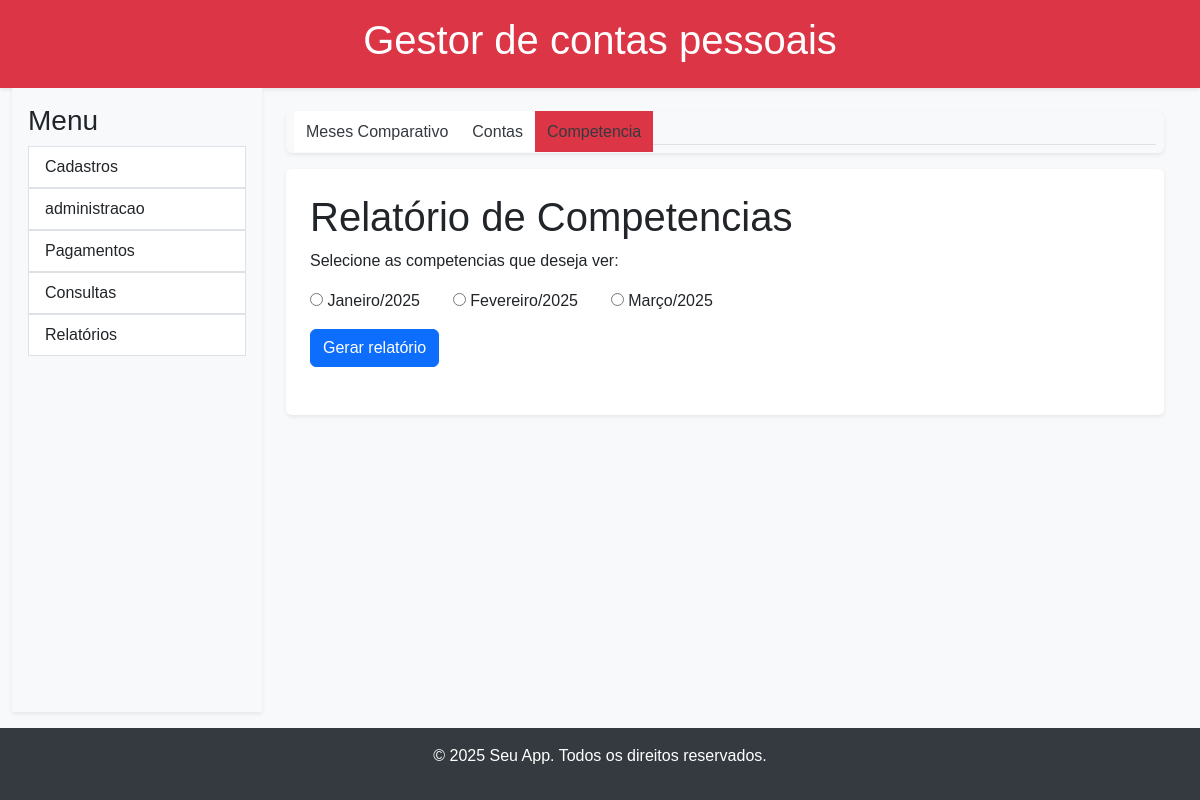
/relatorio_competencia/, run on the app's committed database.
### app/gestor_contas/models.py (models this page shows, shortened)
class Submenu(models.Model):
    nome = models.CharField(max_length=100)
    url = models.CharField(max_length=100)
    icone = models.CharField(max_length=50)
    pagina = models.CharField(max_length=100)

class Competencia(models.Model):
    MESES_DO_ANO = [
        ('1', 'Janeiro'),
        ('2', 'Fevereiro'),
        ('3', 'Março'),
        ('4', 'Abril'),
        ('5', 'Maio'),
        ('6', 'Junho'),
        ('7', 'Julho'),
        ('8', 'Agosto'),
        ('9', 'Setembro'),
        ('10', 'Outubro'),
        ('11', 'Novembro'),
        ('12', 'Dezembro'),
    ]
    mes = models.CharField(max_length=2, choices=MESES_DO_ANO)
    ano = models.IntegerField()
    ativa = models.BooleanField(default=True)
    total_pago = models.DecimalField(max_digits=12, decimal_places=2, default=0.00)
    observacoes = models.TextField(null=True, blank=True)
    class Meta:
        unique_together = ('mes', 'ano')  # Garante que não haja duplicidade de mês/ano
        ordering = ['ano', 'mes']  # Ordena por ano e depois por mês
    def __str__(self):
        return f'{self.get_mes_display()}/{self.ano}'

### app/gestor_contas/views.py (the view)
# urls.py: path('relatorio_competencia/', views.relatorio_competencia, name='relatorio_competencia'),
def relatorio_competencia(request):
    if request.method == 'POST':
        competencia = request.POST.get('competencia')
        competencias = Competencia.objects.filter(id=competencia)
        contas_pagas = ContaPaga.objects.filter(competencia=competencia)
        itens = []
        valores = []
        for conta_paga in contas_pagas:
            itens.append(f'{conta_paga.conta.nome.upper()}')
            valores.append(conta_paga.valor_pago)
        subtitulo = False
        grafico = grafico_pizza(valores, itens, 'Nome da Competencia')
    else:
        grafico = False
        subtitulo = False
    competencias = Competencia.objects.all()
    context = {
        'submenu': geraSubMenu('relatorios'),
        'title': 'Relatório de Competencias',
        'subtitle': subtitulo,
        'competencias': competencias,
        'grafico': grafico,
    }
    return render(request, 'gestor_contas/relatorio_competencia.html', context)

### app/gestor_contas/utils.py (called while the page is built)
def geraSubMenu(pagina):
    submenu = Submenu.objects.filter(pagina=pagina)
    return submenu

### templates/gestor_contas/relatorio_competencia.html (shortened to what this page needs)
{% extends 'base/base.html' %}
{% block sidebar %}
    {% include 'shared/sidebar.html' %}
{% endblock %}
{% block submenu %}
    {% include 'shared/submenu.html' %}
{% endblock %}
{% block content %}
    <div class="bg-white p-4 shadow-sm rounded">
        <h1>{{title}}</h1>
        <p>Selecione as competencias que deseja ver:</p>
        <div class="row">
            <form action="{% url 'gestor_contas:relatorio_competencia' %}" method="POST">
                <div class="row">
                    {% for competencia in competencias %}
                        <div class="col-md-auto">
                            <input type="radio" id="competencia{{ competencia.id }}" name="competencia" value="{{ competencia.id }}">
                            <label for="competencia{{ competencia.id }}">{{competencia }}</label>&nbsp;&nbsp;
                        </div>
                    {% endfor %}
                </div>
                <div class="col-md-12 mt-3">
                    <input type="submit" value="Gerar relatório" class="btn btn-primary">
                </div>
            </form>
        </div>
    </div>
{% endblock %}

### templates/shared/submenu.html
<div class="bg-light p-2 mb-3 shadow-sm rounded">
    {% if submenu %}
    <ul class="nav nav-tabs">
        {% for item in submenu %}
        <li class="nav-item">
            {% url item.url as submenu_url %}
                <a class="submenu {% if request.path == submenu_url %}active{% endif %}"
                aria-current="page" href="{{ submenu_url }}">{{ item.nome }}</a>
        </li>
        {% endfor %}
    </ul>
    {% endif %}
</div>

### static/css/style.css (style rules this page uses)
body { font-family: sans-serif; background-color: #f8f9fa; display: flex; flex-direction: column; min-height: 100vh; }
.submenu { background-color: #ffffff; padding: 0.75rem; margin-bottom: 0.5rem; transition: background-color 0.3s ease; }
.submenu.active { background-color: #dc3545; padding: 0.75rem; }
.shadow-sm { box-shadow: 0 .125rem .25rem rgba(0,0,0,.075)!important; }
a { text-decoration: none; color: #343a40; }

### data on the page
Submenu: nome "Meses Comparativo"
Submenu: nome "Contas"
Submenu: nome "Competencia"
Competencia: mes+ano "Janeiro/2025"
Competencia: mes+ano "Fevereiro/2025"
Competencia: mes+ano "Março/2025"

### other printed values
{{ title }} "Relatório de Competencias"
